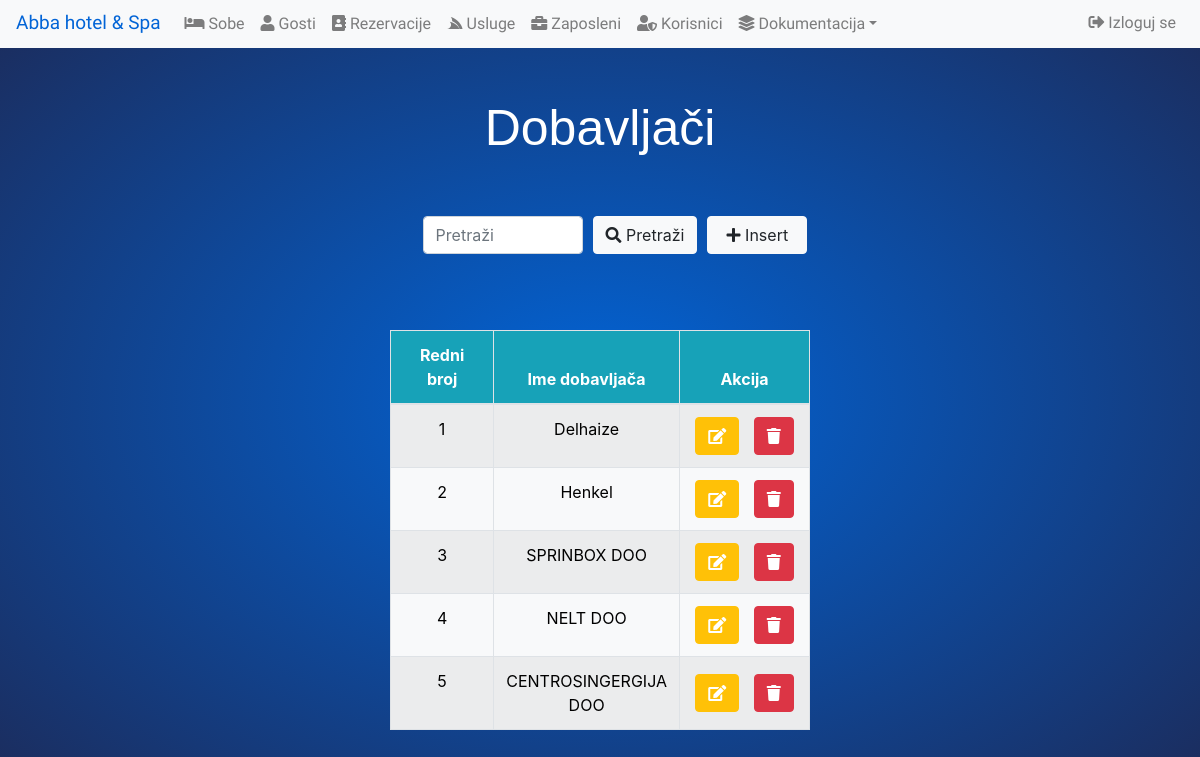
Page /dobavljaci.php (signed in) on the committed database.
### tables this page shows
CREATE TABLE `dobavljaci` (
  `dobavljaci_id` int(11) NOT NULL,
  `ime` varchar(255) NOT NULL
);

### dobavljaci.php (the view, shortened to what this page needs)
<?php
include 'dbconnect.php';
?>
<!DOCTYPE html>
<html>
<head>
  <?php include 'navbar.php' ?>
	<link rel="stylesheet" href="style.css">
	<link rel="stylesheet" href="bootstrap/css/bootstrap.min.css">
	<link href="https://cdnjs.cloudflare.com/ajax/libs/font-awesome/5.13.0/css/all.min.css" rel="stylesheet">
</head>
<body>
	<h2 class="display-3" style="display: none;">Dobavljači</h2>
	<div class="display-search" style="display: none;">
		<div class="container row d-flex justify-content-center" style="margin-left: auto; margin-right: auto; margin-bottom: 5%; width: 50%;">
			<div class="col-md-4" style="margin-right: 10px;">
				<input type='text' name='search_bar' class='form-control'  placeholder='Pretraži'>
			</div>
			<div class="form-group row">
				<button class="btn btn-light" type='button' name='submit_search' id='search' style="margin-right: 10px; min-width: 100px;"><i class="fas fa-search"></i> Pretraži</button>
				<button class="btn btn-light" type='button' name='Insert' id='insert' data-toggle="modal" data-target="#exampleModalCenter" style="min-width: 100px;"><i class="fas fa-plus"></i> Insert</button>
			</div>
		</div>
	</div>
	<div class="table-responsive">
		<table class="table table-striped table-bordered" id='tabela_dobavljaci' style="display: none;">
			<thead class="bg-info">
				<tr>
					<th style="width: 130px;">Redni broj</th>
					<th>Ime dobavljača</th>
					<th style="width: 130px;">Akcija</th>
				</tr>
			</thead>
			<tbody id='tbody' class="bg-light">
<?php
$sql = "SELECT * FROM dobavljaci";
$results = $conn->query($sql);
$i = 1;
while ($red = $results->fetch_assoc()) {
?>
				<tr>
					<td><?=$i++?></td>
					<td><?=$red['ime']?></td>
					<td style='min-width: 130px; vertical-align: middle;'>
					<button class="btn btn-warning edit"  name='edit' id='edit' style='margin-right: 10px;' data-toggle="modal" data-target="#exampleModalCenter" data-id="<?=$red['dobavljaci_id']?>"
					data-a="<?=$red['ime']?>"><i class="fas fa-edit"></i>
					</button>
					<button class="btn btn-danger delete" name='delete' id='delete' data-id="<?=$red['dobavljaci_id']?>"><i class="fas fa-trash"></i></button>
					</td>
				</tr>
<?php
}
?>
			</tbody>
		</table>
	</div>
</body>
</html>

### style.css (style rules this page uses)
body { font-family: 'Antic', sans-serif; }
.display-3 { font-family: 'Prompt', sans-serif; padding: 50px 0; text-align: center; font-size: 50px !important; }
#tabela_dobavljaci { width: 35%; margin-left:auto; margin-right:auto; font-size: 16px; text-align: center; vertical-align: middle; border-radius: 25px; }

### dobavljaci.php (style rules this page uses)
body { background: #0264d6; background: -moz-radial-gradient(center, ellipse cover, #0264d6 1%, #1c2b5a 100%); background: -webkit-gradient(radial, center center, 0px, center center, 100%, color-stop(1%,#0264d6), color-stop(100%,#1c2b5a)); background: -webkit-radial-gradient(center, ellipse cover, #0264d6 1%,#1c2b5a 100%); background: -o-radial-gradient(center, ellipse cover, #0264d6 1%,#1c2b5a 100%); background: -ms-radial-gradient(center, ellipse cover, #0264d6 1%,#1c2b5a 100%); background: radial-gradient(ellipse at center, #0264d6 1%,#1c2b5a 100%); filter: progid:DXImageTransform.Microsoft.gradient( startColorstr='#0264d6', endColorstr='#1c2b5a',GradientType=1 ); height:calc(100vh); width:100%; }
.display-3 { color: white; }
thead { color: #fff; }
tbody { color: #000; }
.edit { color: #fff; }

### rows in the picture
dobavljaci: ime "Delhaize"
dobavljaci: ime "Henkel"
dobavljaci: ime "SPRINBOX DOO"
dobavljaci: ime "NELT DOO"
dobavljaci: ime "CENTROSINGERGIJA DOO"
